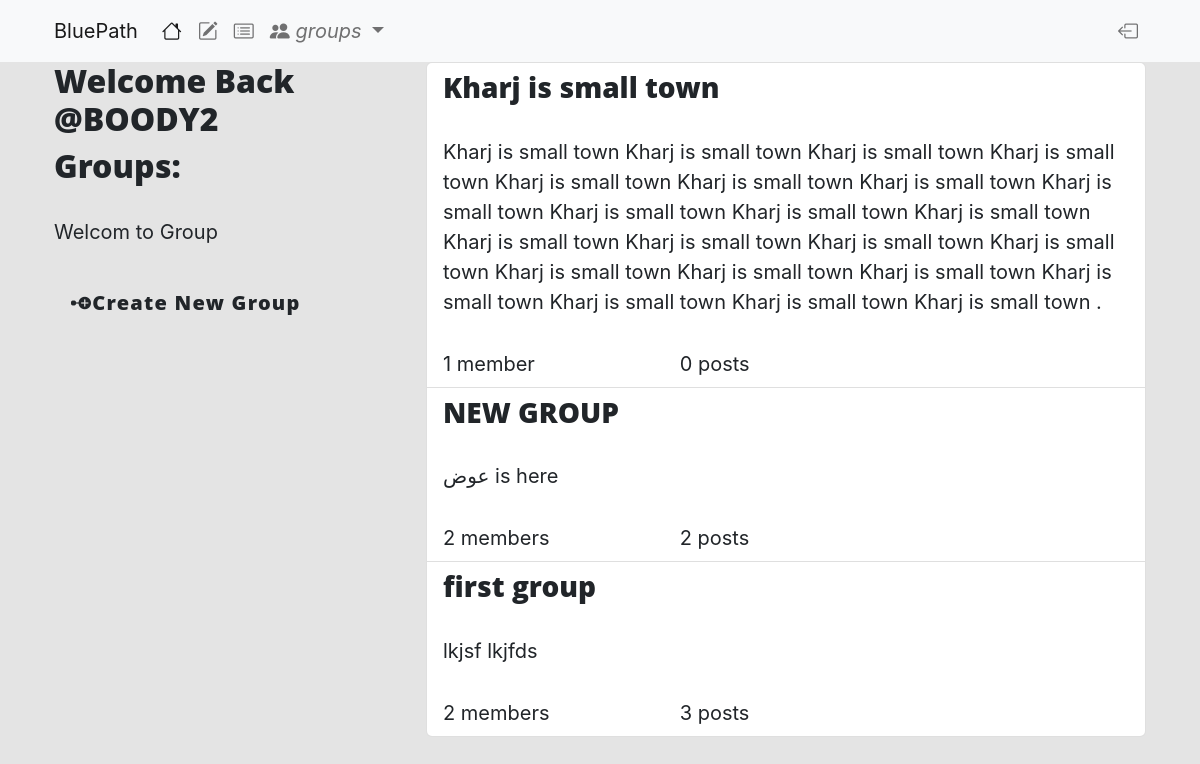
Page /groups/ (signed in) on the committed database.
### groups/models.py (models this page shows, shortened)
class Group(models.Model):
    name = models.CharField(max_length=255, unique=True)
    slug = models.SlugField(allow_unicode=True, unique=True)
    description = models.TextField(blank=True, default="")
    description_html = models.TextField(editable=False, default="", blank=True)
    members = models.ManyToManyField(User, through='GroupMember')
    class Meta():
        ordering = ['name']

### groups/views.py (the view)
# urls.py: path('', views.ListGroup.as_view(), name='all'),
class ListGroup(generic.ListView):
    model = models.Group

### groups/templates/groups/group_list.html
{% extends "groups/group_base.html" %}
{% block pregroup %}
<div class="col-md-4">
    <div class="content">
        {% if user.is_authenticated %}
            <h2>
                Welcome Back <a href="{% url 'posts:for_user' username=user.username %}">
                    @{{user.username}}
                </a>
            </h2>
        {% endif %}
        <h2>Groups:</h2>
        <p>Welcom to Group</p>
    </div>
    {% if user.is_authenticated %}
        <a href="{% url 'groups:create' %}" class="btn btn-lg btn-fill btn-waring"><i class="bi bi-node-plus-fill"></i>Create New Group</a>
    {% endif %}
</div>
{% endblock %}
{% block group_content %}
    <div class="col-md-8">
        <div class="list-group">
            {% for group in object_list %}
                <a href="{% url 'groups:single' slug=group.slug %}" class="list-group-item ">
                    <h3 class="title list-group-item-heading ">{{group.name}}</h3>
                    <div class="list-group-item-text contaniner-fluid">
                        {{group.description_html|safe}}
                        <div class="row">
                            <div class="col-md-4">
                                <span >{{ group.members.count }}</span>
                                member{{ group.members.count|pluralize }}
                            </div>
                            <div class="col-md-4">
                                <span class="">{{group.posts.count}}</span>
                                post{{group.posts.count|pluralize}}
                            </div>
                        </div>
                    </div>
                </a>
            {% endfor %}
        </div>
    </div>
{% endblock %}

### rows in the picture
Group: name "Kharj is small town", description_html "Kharj is small town Kharj is small town Kharj is small town Kharj is small town Kharj is small town Kharj is small town Kharj is small town Kharj is small town Kharj is small town Kharj is small town Kharj is small town Kharj is small town Kharj is small town Kharj is small town Kharj is small town Kharj is small town Kharj is small town Kharj is small town Kharj is small town Kharj is small town Kharj is small town Kharj is small town .", members.count "1", posts.count "0"
Group: name "NEW GROUP", description_html "عوض is here", members.count "2", posts.count "2"
Group: name "first group", description_html "lkjsf lkjfds", members.count "2", posts.count "3"

### other values in the picture
{{ user.username }} "BOODY2"
